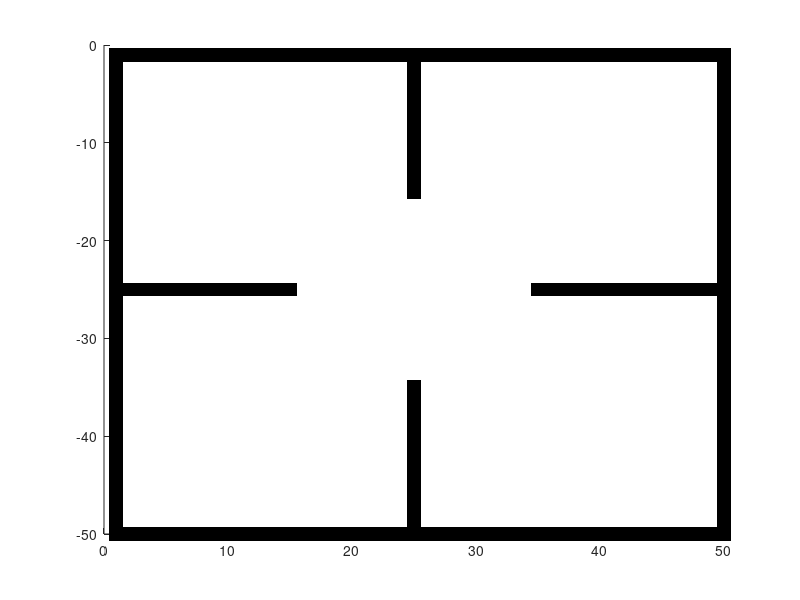

Reproduce this figure in MATLAB. (Note: this script raises an error after producing the figure.)
clear all
close all
clc
%test platform and world for testing control strategies
%Task: To move around a space-obstacle avoidance. Additional Tasks: Find an
%object, Cover the whole space, etc.,Change the environment dynamically and
%it should still behave as required
%%%%%%%%%%%%%%%%%%%%%%%%
%Parameters
%%%%%%%%%%%%%%%%%%%%%%%%
n_agents=4;
xy=50;%change grid size
N=50;%xy*xy-4*xy+4;%number of steps
agent_pos_log=[];
action_seq={};
sensor_accuracy=98;%ranges from 0-100. Higher the better
sensor_accuracy=100-sensor_accuracy;
obstacle_cost=100;
freespace_cost=-5;
violations=0;
visited_pts={};
gamma=0.9;%Discount factor
update_fraction=0.24;%24;%this fraction of the obstacle cost will be added with each revisit to a state
exploration_reward=-0.5;%5.910;
exp_freq=0.99;%exploration frequency
%Create random world
%%%%%%%%%%%%%%%%%%%%%%%%%%%%%%%%%%%%%%%
world=rand(xy,xy);
world=obstacle_cost*round(world);
s=size(world);
%%%%%%Change the cost for free spaces to freespace_cost (viz non zero) instead of 0. This
%%%%%%is done so that the prob matrix in the sight() function does not
%%%%%%multiply with 0. If it does, then information on the quality of that
%%%%%%state is lost
for i=1:s(1)
    for j=1:s(2)
        if world(i,j)==0
            world(i,j)=freespace_cost;
        end
    end
end
%%%%%%%%%%%To reduce the number of obstacles%%%%%%
for i=1:20*xy
    world(randi(xy*xy))=freespace_cost;
end
%%%%%%%%%%%%%%%%%%%%%%%%%%%%%%%%%%%%%%%%%%%%
for i=1:round(xy/2)
world(randi(xy*xy))=-6*obstacle_cost;%freespace_cost
end
%%%%%%%%%%Uncomment to simulate room-like%%%%%%%%%%%%%%%%%%%%%%%%%%%%%%%%%%
%%%%%%%%%%environment%%%%%%%%%%%%%%%%%%%%%%%%%%%%%%%%%%%%%%%%%%%%%%%%%%%%%%
world(:,:)=freespace_cost;%To remove all obstacles except wall
world(2:round((xy/2)-0.2*xy),round(xy/2))=obstacle_cost;
world(round(xy/2),2:round((xy/2)-0.2*xy))=obstacle_cost;
world(round((xy/2)+0.2*xy):end,round(xy/2))=obstacle_cost;
world(round((xy/2)),round((xy/2)+0.2*xy):end)=obstacle_cost;
% world(round(xy/2),2:round((xy/2)-0.2*xy))=obstacle_cost;
% % world(round(xy/2),2:8)=obstacle_cost;
% % world(2*round(xy/2),2:8)=obstacle_cost;
% % world(round(xy/2):round(xy/2)+5,2)=obstacle_cost;
% % world(2*round(xy/2):2*round(xy/2)+5,8)=obstacle_cost;
%%%%%%%%%%%%%%%%%%%%%%%%%%%%%%%%%%%%%%%%%%%%%
world(1,:)=obstacle_cost;
world(:,1)=obstacle_cost;
world(end,:)=obstacle_cost;
world(:,end)=obstacle_cost;
%%%%%%%%%%%%%%%%%%%%%%%%%%%%%%%%%%%%%%%%%%%%%%%%%%%%%%%%%%%%%%%%%%%%%%%%%%%
orig_world=world;
%%%%%%%%%%%%%%%%%%%%%%%%%%%%%%%%%%%%%%%%%%%%%%%%%%%%%%%%%%%%%%%%%%%%%%%%%%%
%Initial position
% agent_pos=[0,0]+[randi(round(xy/2)),randi(round(xy/2))];
for i=1:n_agents
    ag_pos{i}=[round(xy/2)+i-1+20 round(xy/2)+20];
if ag_pos{i}(1)>xy-1
    ag_pos{i}(1)=xy-1;%max value is 9
end

if ag_pos{i}(2)>xy-1
    ag_pos{i}(2)=xy-1;%max value is 9
end 
end
%%%%%%%%%%%%%%%%%%%%%%%%%%%%%%%%%%%%%%
%%%%%%%%%%%%%%%%%%%%%%%%%%%%%%%%%%%%%
%Agent's Intelligence%%%%%%%%%%%%%
%%%%%%%%%%%%%%%%%%%%%%%%%%%%%%%%%%
%Its action (and hence position update) is decided based on the cost function for each type of space  

%%%%%%%%%%%%Space classification-TO BE DONE%%%%%%%%%%%%%%%%%
%%%%%Initialize the number of types of spaces as some random number, say 3.
%%%%%Then find the actual number of types by seeing mahalanobis distance?
%Position Update
%Plot world%
axis([0 xy -xy 0]);
world_size=size(orig_world);
for i=1:world_size(1)
    for j=1:world_size(2)
        if world(i,j)>0
            h=scatter(j,-i,'k','filled');
            set(h, 'Marker', 'square')
            set(h, 'SizeData', 100)
            hold on
        elseif world(i,j)<-5
            h=scatter(j,-i,'g','filled');
            set(h, 'Marker', 'square')
            set(h, 'SizeData', 100)
            hold on
        end
        
    end
end
%%%%%%%%%%%%%%%%%%%%%%%%%%%%%%%%%%%%%%%%%%%%%%
%Agent Sight-Whatever is seen to the agent-Assumes that the agent can see
%all around it, but it sees clearer when the object is closer. More chance
%of making mistakes when the object is further away
% agent_sight=zeros(size(world));
agent_sight=zeros(3,3);
prob=agent_sight;
%agent_sight=[];
%%%%%%%%%%%%%%%%%%%%%%%%%%%%%%%%%%%%%%

for k=1:N
for ii=1:n_agents
[agent_sight,prob]=sight(ag_pos{ii},world,sensor_accuracy,obstacle_cost,freespace_cost,visited_pts,agent_sight,agent_pos_log,xy,prob);
%%%%%%%%%%%%%%%%%%%%%log visited positions and probabilities so far%%%%%%%%%%%%%%%%%%%%%%%%%%%%%
for i=1:9
    moved_pos=agent_motion(ag_pos{ii},i,xy,world);
    visited_pts{k,i}=[moved_pos(1) moved_pos(2) prob(moved_pos(1),moved_pos(2))];
end
agent_pos_log=[agent_pos_log;ag_pos{ii}];

%%%%%%%%%%%%%%%%%%%%%%%%%%%%%%%%%%%%%%%%%%%%%%%%%%%%%%%%%%%%%%%%%%%%%%%%
[ag_pos{ii},reward,fin_reward,world,action,agent_sight]=pos_update(ii,agent_sight,ag_pos,world,xy,obstacle_cost,gamma,update_fraction,agent_pos_log,exploration_reward,exp_freq);

%%%%%%%%%%%%%Calculate instances of violations. Violations are instances of going into a state of very high costs %%%%%%%%%%%%%%%%%%%%%%%%%%%%
if agent_sight(ag_pos{ii}(1),ag_pos{ii}(2))>=obstacle_cost
    violations=violations+1;
end
%%%%%%%%%%%%%%%%%%%%%%%%%%%%%%%%%%%%%%%%%%%%%%%%%%%%%%
%%%%%%%%%%%%%%%%%log actions%%%%%%%%%%%%%%%%%%%%%%%%%%%%%%%%
action_seq{k}=action;
%%%%%%%%%%%%%%%%%%%%%%%%%%%%%%%%%%%%%%%%%%%%%%%%%
%%%%%%%%%%%%%Update plot%%%%%%%%%%%%%%%%%5
apl_siz=size(agent_pos_log);
if apl_siz(1)>1
prev_pos=agent_pos_log(end-1,:);
else prev_pos=ag_pos{ii};
end
%%Plot revisited states as red if they have been revisited many times such that the cost of that state has exceeded the obstacle cost (or some fraction of it)%%%%%%%%%%%%%
if agent_sight(prev_pos(1),prev_pos(2))>0.6*obstacle_cost%&&world(prev_pos(1),prev_pos(2))<10*obstacle_cost
    h=scatter(prev_pos(2),-prev_pos(1),'m','filled');
    set(h, 'Marker', 'square')
    set(h, 'SizeData', 80)
    hold on 
end        
%%%%%%%%%%%%%%%%%%%%%%%%%%%%%%%%%%%%%%%%%%%%%%%%%%%%%%%%%%%%%%%%%%%%%%%%%%%%%%%%%
hold on
if ii==1
h=scatter(ag_pos{ii}(2),-ag_pos{ii}(1),'b','filled');
set(h, 'SizeData', 30)
elseif ii==2
    h=scatter(ag_pos{ii}(2),-ag_pos{ii}(1),'g','filled');
    set(h, 'SizeData', 30)
elseif ii==3
    h=scatter(ag_pos{ii}(2),-ag_pos{ii}(1),'r','filled');
    set(h, 'SizeData', 30)
elseif ii==4
    h=scatter(ag_pos{ii}(2),-ag_pos{ii}(1),'c','filled');
    set(h, 'SizeData', 30)
elseif ii==5
    h=scatter(ag_pos{ii}(2),-ag_pos{ii}(1),'k','filled');
    set(h, 'SizeData', 30)
end
pause(.005)

% pause
end
k
end
violations 
unique_pts=unique(agent_pos_log,'rows');
block_frac=(length(find(orig_world>=0))/xy/xy)
area_covered_metric=(length(unique_pts)/xy/xy)/(1-block_frac)
percentage_area=length(unique_pts)/xy/xy

%%%%%%%%%%%%%%%%%%%%%%%Sectioning the space%%%%%%%%%%%%%%%%%%%%%%%%%%%%%
section_div=2;
section_size=xy/section_div;
s=size(unique_pts);
for i=1:length(unique_pts)
    u_p=unique_pts(i,:);
    y_start=1;
    for j=1:section_div*section_size
        if u_p(2)>=y_start&&u_p(2)<y_start+section_div
            x_start=1;
                for l=1:section_div*section_size
                    if u_p(1)>=x_start&&u_p(1)<x_start+section_div;
                        section_log(i,:)=[l j];
                    end
                    x_start=x_start+section_div;
                end
        end
        y_start=y_start+section_div;
    end
end

num_sec=length(unique(section_log,'rows'));
tot_sec=section_size^2;
section_coverage=num_sec/tot_sec
